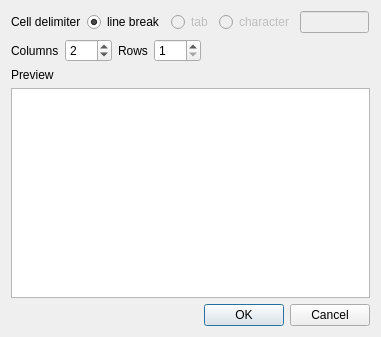
<?xml version="1.0" encoding="UTF-8"?>
<ui version="4.0">
 <class>TableViewDialog</class>
 <widget class="QDialog" name="TableViewDialog">
  <property name="geometry">
   <rect>
    <x>0</x>
    <y>0</y>
    <width>381</width>
    <height>337</height>
   </rect>
  </property>
  <property name="windowTitle">
   <string>Configure Table Layout</string>
  </property>
  <layout class="QVBoxLayout" name="verticalLayout">
   <item>
    <layout class="QHBoxLayout" name="horizontalLayout_2">
     <item>
      <widget class="QLabel" name="label">
       <property name="text">
        <string>Cell delimiter</string>
       </property>
      </widget>
     </item>
     <item>
      <widget class="QRadioButton" name="lineBreakRB">
       <property name="text">
        <string>line break</string>
       </property>
       <property name="checked">
        <bool>true</bool>
       </property>
      </widget>
     </item>
     <item>
      <widget class="QRadioButton" name="tabRB">
       <property name="enabled">
        <bool>false</bool>
       </property>
       <property name="text">
        <string>tab</string>
       </property>
      </widget>
     </item>
     <item>
      <widget class="QRadioButton" name="charRB">
       <property name="enabled">
        <bool>false</bool>
       </property>
       <property name="text">
        <string>character</string>
       </property>
      </widget>
     </item>
     <item>
      <widget class="QLineEdit" name="charLE">
       <property name="enabled">
        <bool>false</bool>
       </property>
      </widget>
     </item>
     <item>
      <spacer name="horizontalSpacer">
       <property name="orientation">
        <enum>Qt::Horizontal</enum>
       </property>
       <property name="sizeHint" stdset="0">
        <size>
         <width>40</width>
         <height>20</height>
        </size>
       </property>
      </spacer>
     </item>
    </layout>
   </item>
   <item>
    <layout class="QHBoxLayout" name="horizontalLayout">
     <item>
      <widget class="QLabel" name="label_2">
       <property name="text">
        <string>Columns</string>
       </property>
      </widget>
     </item>
     <item>
      <widget class="QSpinBox" name="colsSB">
       <property name="minimum">
        <number>1</number>
       </property>
       <property name="maximum">
        <number>999</number>
       </property>
       <property name="value">
        <number>2</number>
       </property>
      </widget>
     </item>
     <item>
      <widget class="QLabel" name="label_3">
       <property name="text">
        <string>Rows</string>
       </property>
      </widget>
     </item>
     <item>
      <widget class="QSpinBox" name="rowsSB">
       <property name="minimum">
        <number>1</number>
       </property>
       <property name="maximum">
        <number>999</number>
       </property>
      </widget>
     </item>
     <item>
      <spacer name="horizontalSpacer_2">
       <property name="orientation">
        <enum>Qt::Horizontal</enum>
       </property>
       <property name="sizeHint" stdset="0">
        <size>
         <width>40</width>
         <height>20</height>
        </size>
       </property>
      </spacer>
     </item>
    </layout>
   </item>
   <item>
    <widget class="QLabel" name="label_4">
     <property name="text">
      <string>Preview</string>
     </property>
    </widget>
   </item>
   <item>
    <widget class="QTableWidget" name="tableWidget"/>
   </item>
   <item>
    <widget class="QDialogButtonBox" name="buttonBox">
     <property name="orientation">
      <enum>Qt::Horizontal</enum>
     </property>
     <property name="standardButtons">
      <set>QDialogButtonBox::Cancel|QDialogButtonBox::Ok</set>
     </property>
    </widget>
   </item>
  </layout>
 </widget>
 <resources/>
 <connections>
  <connection>
   <sender>buttonBox</sender>
   <signal>accepted()</signal>
   <receiver>TableViewDialog</receiver>
   <slot>accept()</slot>
   <hints>
    <hint type="sourcelabel">
     <x>248</x>
     <y>254</y>
    </hint>
    <hint type="destinationlabel">
     <x>157</x>
     <y>274</y>
    </hint>
   </hints>
  </connection>
  <connection>
   <sender>buttonBox</sender>
   <signal>rejected()</signal>
   <receiver>TableViewDialog</receiver>
   <slot>reject()</slot>
   <hints>
    <hint type="sourcelabel">
     <x>316</x>
     <y>260</y>
    </hint>
    <hint type="destinationlabel">
     <x>286</x>
     <y>274</y>
    </hint>
   </hints>
  </connection>
 </connections>
</ui>
